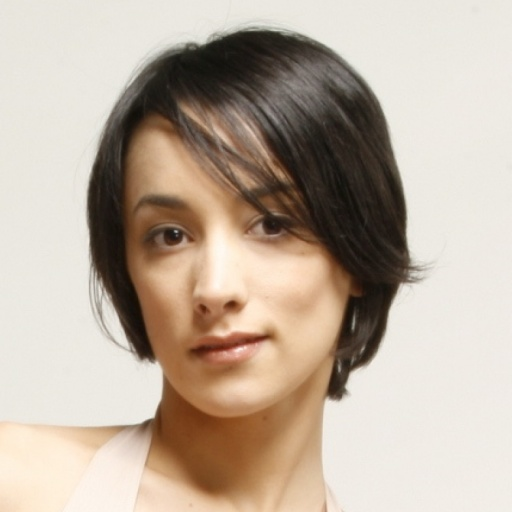
%> input picture CIMG/1.jpg, 512 x 512 px
$ octave dwt_qr.m   (GNU Octave 9; MATLAB toolbox functions it lacks are replaced by stand-ins)
%> lines starting %> are read from the running program, lines starting %| are printed output that depends on the picture
clc;
clear all
close all;
cd CIMG
[J, P]=uigetfile('*.*','select the cover Image');
%> the answer given: 1.jpg
I=imread(strcat(P,J));
%> I is the input picture: size 512x512x3 uint8; mean R, G, B 188.8, 174.2, 159.5
I=imresize(I,[512 512]);
cd ..
[LL1,LH1,HL1,HH1]=dwt2(double(I),'haar');
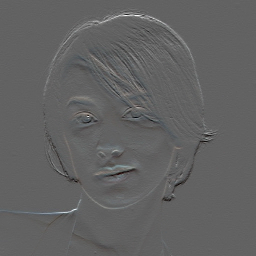
%> LH1: size 256x256x3 double; mean R, G, B 0, 0, 0; drawn with min black and max white
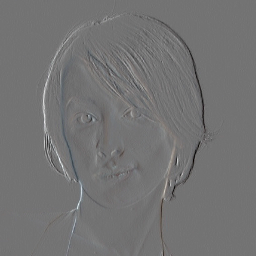
%> HL1: size 256x256x3 double; mean R, G, B 0.1, 0, 0.1; drawn with min black and max white
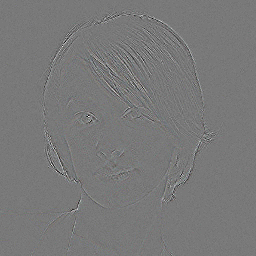
%> HH1: size 256x256x3 double; mean R, G, B -0.00174, -0.000557, -0.00104; drawn with min black and max white
LL1 = LL1/255;
figure,subplot(221),imshow(LL1,[]);
subplot(222),imshow(LH1);
%> after `imshow(LH1)`:
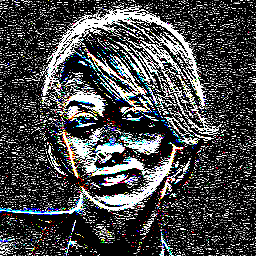
%> displayed picture: size 256x256x3, on the screen's scale of 0 to 255; mean R, G, B 70.5, 71.5, 72.4
subplot(223),imshow(HL1);
%> after `imshow(HL1)`:
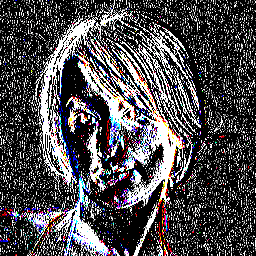
%> displayed picture: size 256x256x3, on the screen's scale of 0 to 255; mean R, G, B 77.9, 75.5, 78.5
subplot(224),imshow(HH1);
%> after `imshow(HH1)`:
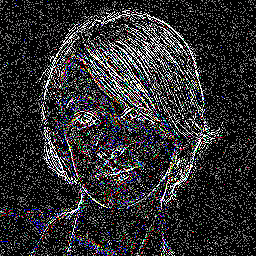
%> displayed picture: size 256x256x3, on the screen's scale of 0 to 255; mean R, G, B 45.6, 44.8, 46.4
